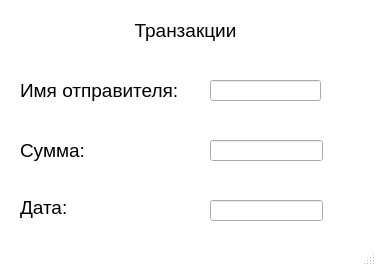
<?xml version="1.0" encoding="UTF-8"?>
<ui version="4.0">
 <class>MainWindow</class>
 <widget class="QMainWindow" name="MainWindow">
  <property name="enabled">
   <bool>true</bool>
  </property>
  <property name="geometry">
   <rect>
    <x>0</x>
    <y>0</y>
    <width>376</width>
    <height>266</height>
   </rect>
  </property>
  <property name="windowTitle">
   <string>MainWindow</string>
  </property>
  <property name="styleSheet">
   <string notr="true">QMainWindow {
	background: white;
}

QPushButton {
	background-color: rgb(160, 160, 160);
	border-radius: 17%;
	color: white;
 }

QPushButton:hover {
	background-color: rgb(96, 96, 96);
}</string>
  </property>
  <widget class="QWidget" name="centralwidget">
   <widget class="QLabel" name="label">
    <property name="geometry">
     <rect>
      <x>30</x>
      <y>10</y>
      <width>311</width>
      <height>41</height>
     </rect>
    </property>
    <property name="font">
     <font>
      <family>Arial</family>
      <pointsize>14</pointsize>
     </font>
    </property>
    <property name="text">
     <string>Транзакции</string>
    </property>
    <property name="alignment">
     <set>Qt::AlignCenter</set>
    </property>
   </widget>
   <widget class="QLineEdit" name="lineEdit">
    <property name="geometry">
     <rect>
      <x>210</x>
      <y>80</y>
      <width>111</width>
      <height>21</height>
     </rect>
    </property>
   </widget>
   <widget class="QLabel" name="label_2">
    <property name="geometry">
     <rect>
      <x>20</x>
      <y>75</y>
      <width>171</width>
      <height>31</height>
     </rect>
    </property>
    <property name="font">
     <font>
      <family>Arial</family>
      <pointsize>14</pointsize>
     </font>
    </property>
    <property name="text">
     <string>Имя отправителя:</string>
    </property>
   </widget>
   <widget class="QLabel" name="label_3">
    <property name="geometry">
     <rect>
      <x>20</x>
      <y>135</y>
      <width>111</width>
      <height>31</height>
     </rect>
    </property>
    <property name="font">
     <font>
      <family>Arial</family>
      <pointsize>14</pointsize>
     </font>
    </property>
    <property name="text">
     <string>Сумма:</string>
    </property>
   </widget>
   <widget class="QLineEdit" name="lineEdit_2">
    <property name="geometry">
     <rect>
      <x>210</x>
      <y>140</y>
      <width>113</width>
      <height>21</height>
     </rect>
    </property>
   </widget>
   <widget class="QLabel" name="label_5">
    <property name="geometry">
     <rect>
      <x>20</x>
      <y>192</y>
      <width>141</width>
      <height>31</height>
     </rect>
    </property>
    <property name="font">
     <font>
      <family>Arial</family>
      <pointsize>14</pointsize>
     </font>
    </property>
    <property name="text">
     <string>Дата:</string>
    </property>
   </widget>
   <widget class="QLineEdit" name="lineEdit_4">
    <property name="geometry">
     <rect>
      <x>210</x>
      <y>200</y>
      <width>113</width>
      <height>21</height>
     </rect>
    </property>
   </widget>
  </widget>
  <widget class="QStatusBar" name="statusbar"/>
 </widget>
 <resources/>
 <connections/>
</ui>
